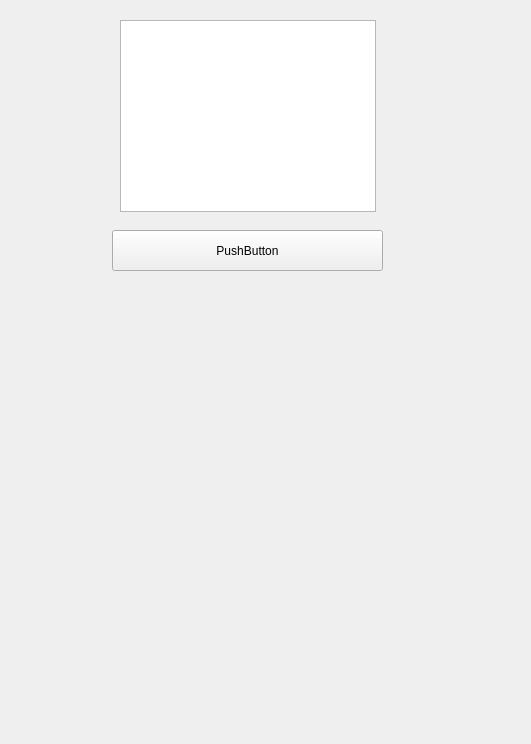
<?xml version="1.0" encoding="UTF-8"?>
<ui version="4.0">
 <class>MainWindow</class>
 <widget class="QMainWindow" name="MainWindow">
  <property name="geometry">
   <rect>
    <x>0</x>
    <y>0</y>
    <width>531</width>
    <height>744</height>
   </rect>
  </property>
  <property name="windowTitle">
   <string>MainWindow</string>
  </property>
  <property name="iconSize">
   <size>
    <width>12</width>
    <height>12</height>
   </size>
  </property>
  <widget class="QWidget" name="centralwidget">
   <widget class="QListWidget" name="listWidget">
    <property name="geometry">
     <rect>
      <x>120</x>
      <y>20</y>
      <width>256</width>
      <height>192</height>
     </rect>
    </property>
   </widget>
   <widget class="QPushButton" name="pushButton">
    <property name="geometry">
     <rect>
      <x>112</x>
      <y>230</y>
      <width>271</width>
      <height>41</height>
     </rect>
    </property>
    <property name="text">
     <string>PushButton</string>
    </property>
    <property name="iconSize">
     <size>
      <width>12</width>
      <height>12</height>
     </size>
    </property>
   </widget>
  </widget>
 </widget>
 <resources/>
 <connections/>
</ui>
